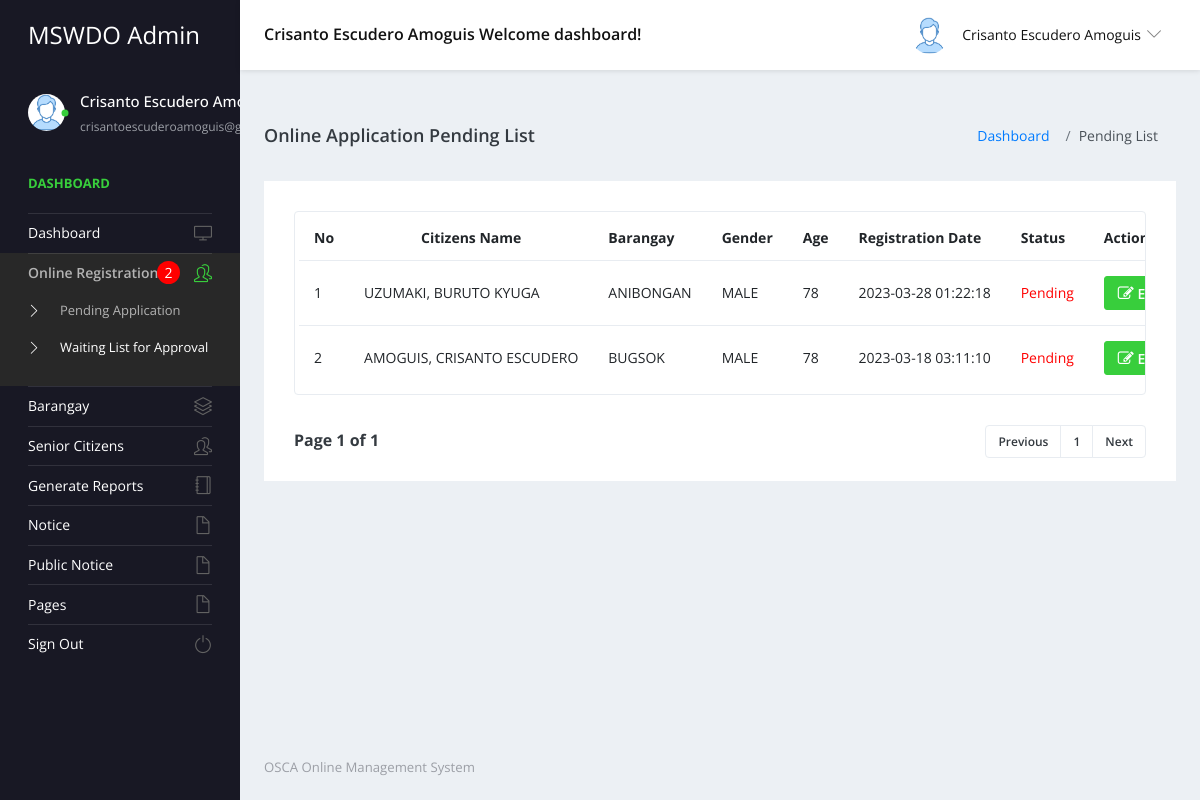
Page /admin/pending-list.php (signed in) on the earlier database version.
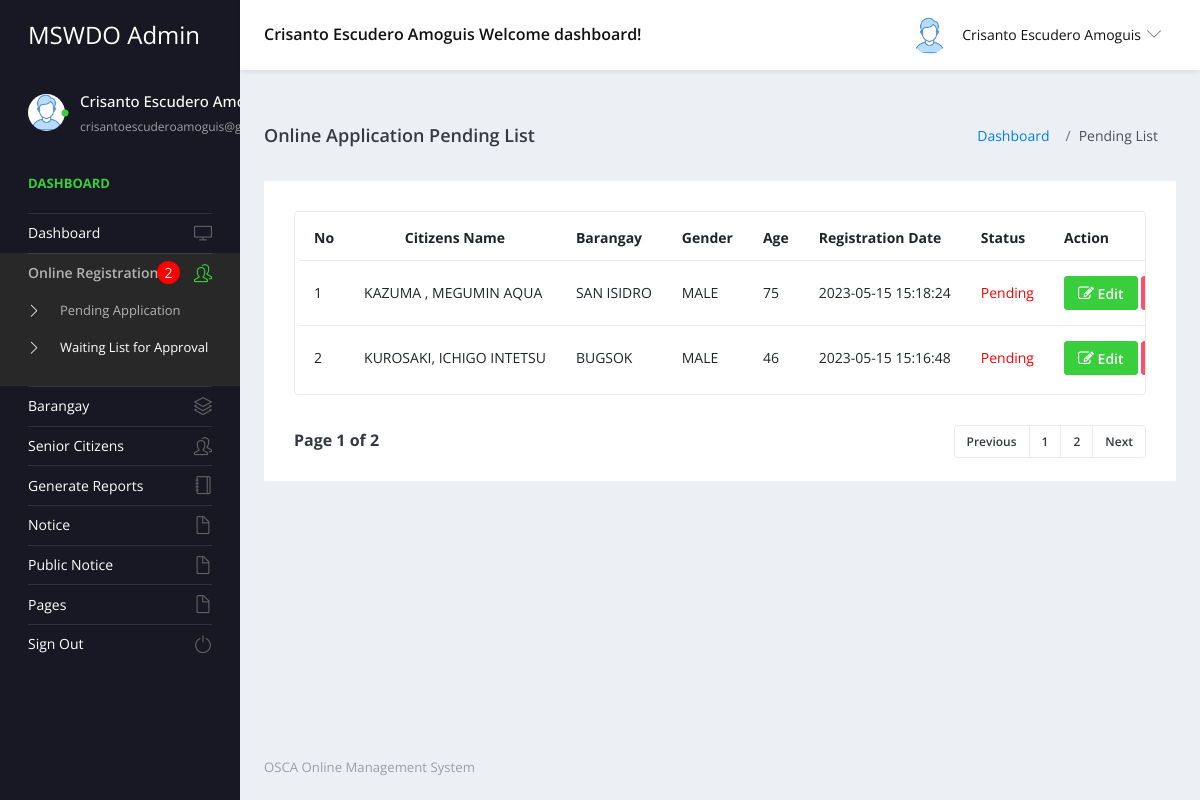
Same page on the later database version.
### tables this page shows
CREATE TABLE `tblonline_registration` (
  `ID` int(10) NOT NULL,
  `StuID` varchar(200) DEFAULT NULL,
  `SurName` varchar(200) DEFAULT NULL,
  `MiddleName` varchar(200) DEFAULT NULL,
  `FirstName` varchar(200) DEFAULT NULL,
  `NickName` varchar(250) NOT NULL,
  `DOB` date DEFAULT NULL,
  `Age` bigint(11) DEFAULT NULL,
  `Gender` varchar(50) DEFAULT NULL,
  `Religion` varchar(200) DEFAULT NULL,
  `PoB` varchar(500) DEFAULT NULL,
  `ContactNumber` bigint(11) DEFAULT NULL,
  `CitiEmail` varchar(200) DEFAULT NULL,
  `CivilStatus` varchar(200) DEFAULT NULL,
  `PuAddress` varchar(200) DEFAULT NULL,
  `Barangay` varchar(200) DEFAULT NULL,
  `EduAt` varchar(200) DEFAULT NULL,
  `Skills` varchar(200) DEFAULT NULL,
  `Occupation` varchar(200) DEFAULT NULL,
  `AnIncome` varchar(50) DEFAULT NULL,
  `NoB` varchar(200) DEFAULT NULL,
  `FcName` mediumtext DEFAULT NULL,
  `Relationship` mediumtext DEFAULT NULL,
  `FcAge` bigint(11) DEFAULT NULL,
  `FcCiviStatus` varchar(200) DEFAULT NULL,
  `FcIncome` varchar(50) DEFAULT NULL,
  `Fcoccupation` varchar(200) DEFAULT NULL,
  `AltenateNumber` bigint(11) DEFAULT NULL,
  `DateofAdmission` timestamp NULL DEFAULT current_timestamp(),
  `Pension` varchar(50) DEFAULT NULL,
  `Status` varchar(25) DEFAULT NULL
);

### admin/pending-list.php (the view, shortened to what the changed rows need)
<?php
include('includes/dbconnection.php');
require 'connect.php';
require 'config.php';
?>
<!DOCTYPE html>
<html lang="en">
  <head>
    <link rel="stylesheet" href="css/bootstrap.min.css">
		<link rel="stylesheet" type="text/css" href="https://stackpath.bootstrapcdn.com/font-awesome/4.7.0/css/font-awesome.min.css">
    <link rel="stylesheet" href="vendors/simple-line-icons/css/simple-line-icons.css">
    <link rel="stylesheet" href="vendors/flag-icon-css/css/flag-icon.min.css">
    <link rel="stylesheet" href="vendors/css/vendor.bundle.base.css">
    <link rel="stylesheet" href="./vendors/daterangepicker/daterangepicker.css">
    <link rel="stylesheet" href="./vendors/chartist/chartist.min.css">
    <link rel="stylesheet" href="./css/style.css">
  </head>
  <body>
    <div class="container-scroller">
     <?php include_once('includes/header.php');?>
      <div class="container-fluid page-body-wrapper">
        <?php include_once('includes/sidebar.php');?>
        <div class="main-panel">
          <div class="content-wrapper">
            <div class="row">
              <div class="col-md-12 grid-margin stretch-card">
                <div class="card">
                  <div class="card-body">
                    <div class="table-responsive border rounded p-1">
                      <table class="table">
                        <thead>
                          <tr>
                            <th class="font-weight-bold">No</th>
                            <th class="font-weight-bold" style="text-align: center">Citizens Name</th>
                            <th class="font-weight-bold">Barangay</th>
                            <th class="font-weight-bold">Gender</th>
                            <th class="font-weight-bold">Age</th>
                            <th class="font-weight-bold">Registration Date</th>
                            <th class="font-weight-bold">Status</th>
                            <th class="font-weight-bold">Action</th>
                          </tr>
                        </thead>
                        <tbody>
                        <?php
                        if(isset($_GET['page_no']) && $_GET['page_no'] !==""){
                          $page_no = $_GET['page_no'];
                        }else{
                          $page_no = 1;
                        }
                        $total_records_per_page = 20;
                        $offset = ($page_no - 1) * $total_records_per_page;
                         $result_count = mysqli_query($con, "SELECT COUNT(*) as total_records FROM tblonline_registration");
                         $records = mysqli_fetch_array($result_count);
                         $total_records = $records['total_records'];
                         $total_no_of_pages = ceil($total_records / $total_records_per_page);
              $counter = 1;
							$stmt = $mysqli->prepare("SELECT `id`, `SurName`, `FirstName`, `MiddleName`, `Barangay`, `Gender`, `Age`, `DateofAdmission`, `Status` FROM `tblonline_registration` WHERE `Status` = 'Pending' ORDER BY `DateofAdmission` DESC LIMIT $offset, $total_records_per_page");
							$stmt->execute();
							$stmt->store_result();
							if( $stmt->num_rows > 0 ) {
								$stmt->bind_result($id, $stuname, $fname, $mname, $barangay, $gender, $age, $DateofAdmission, $status );
								while( $stmt->fetch() ) {
                            ?>
                          <tr>
                          <td><?=$counter?></td>
								        <td class="strupper"><?=$stuname?>, <?=$fname?> <?=$mname?></td>
								        <td class="strupper"><?=$barangay?></td>
								        <td class="strupper"><?=$gender?></td>
                                        <td><?=$age?></td>
								        <td><?=$DateofAdmission?></td>
                                        <td style="color: red;" class="strupper1"><?=$status?></td>
								              <td align="center">
									            <a href="edit-ol-reg-pending.php?id=<?=$id?>" class="btn btn-sm btn-success"><i class="fa fa-edit"></i> Edit</a>
									            <a href="delete-pending-list.php?id=<?=$id?>" class="btn btn-sm btn-danger" onclick="return confirm('Are you sure you want to delete?')"><i class="fa fa-trash"></i> Delete</a>
								              </td>
							      </tr>
                    <?php $counter++;?>
						<?php } } else {?>
						 <tr>
								<td colspan="5" align="center">No Online Application Found.</td>
							</tr>
							<?php } ?>
                        </tbody>
                      </table>
                    </div>
                    <div>
                    <nav aria-label="Page navigation example" style="margin-top: 30px;">
  <ul class="pagination justify-content-end">
    <?php for ($counters = 1; $counters <= $total_no_of_pages; $counters++) { ?>
      <?php if($page_no !== $counters){ ?>
    <li class="page-item"><a class="page-link" href="?page_no=<?= $counters; ?>"><?= $counters; ?></a></li>
    <?php } else { ?>
      <li class="page-item"><a class="page-link active"><?= $counters; ?></a></li>
      <?php }?>
    <?php }?>
  </ul>
</nav>
<div class="p-10" style="margin-top: -45px;">
  <strong>Page <?= $page_no;?> of <?= $total_no_of_pages; ?></strong>
</div>
</div>
                  </div>
                </div>
              </div>
            </div>
          </div>
        </div>
      </div>
    </div>
  </body>
</html><?php  ?>

### admin/includes/header.php (shortened to what the changed rows need)
 <nav class="navbar default-layout-navbar col-lg-12 col-12 p-0 fixed-top d-flex flex-row">
        </div><?php
         $aid= $_SESSION['sturecmsaid'];
$sql="SELECT * from tbladmin where ID=:aid";
$query = $dbh -> prepare($sql);
$query->bindParam(':aid',$aid,PDO::PARAM_STR);
$query->execute();
$results=$query->fetchAll(PDO::FETCH_OBJ);
$cnt=1;
if($query->rowCount() > 0)
{
foreach($results as $row)
{               ?>
        <div class="navbar-menu-wrapper d-flex align-items-center flex-grow-1">
          <h5 class="mb-0 font-weight-medium d-none d-lg-flex"><?php  echo htmlentities($row->AdminName);?> Welcome dashboard!</h5>
          <ul class="navbar-nav navbar-nav-right ml-auto">
            <li class="nav-item dropdown d-none d-xl-inline-flex user-dropdown">
              <a class="nav-link dropdown-toggle" id="UserDropdown" href="#" data-toggle="dropdown" aria-expanded="false">
                <img class="img-xs rounded-circle ml-2" src="images/faces/face8.jpg" alt="Profile image"> <span class="font-weight-normal"> <?php  echo htmlentities($row->AdminName);?> </span></a>
                <?php $cnt=$cnt+1;}} ?>
            </li>
          </ul>
        </div>
      </nav>

### admin/includes/sidebar.php (shortened to what the changed rows need)
<nav class="sidebar sidebar-offcanvas" id="sidebar">
          <ul class="nav">
            <li class="nav-item nav-profile">
              <a href="#" class="nav-link">
                <div class="text-wrapper">
                  <?php
         $aid= $_SESSION['sturecmsaid'];
$sql="SELECT * from tbladmin where ID=:aid";
$query = $dbh -> prepare($sql);
$query->bindParam(':aid',$aid,PDO::PARAM_STR);
$query->execute();
$results=$query->fetchAll(PDO::FETCH_OBJ);
$cnt=1;
if($query->rowCount() > 0)
{
foreach($results as $row)
{               ?>
                  <p class="profile-name"><?php  echo htmlentities($row->AdminName);?></p>
                  <p class="designation"><?php  echo htmlentities($row->Email);?></p><?php $cnt=$cnt+1;}} ?>
                </div>
              </a>
            </li>
          </ul>
        </nav>

Differences in the rows shown:
no longer on this page (row edited): tblonline_registration: SurName "UZUMAKI", FirstName "BURUTO", MiddleName "KYUGA", Barangay "ANIBONGAN", Gender "MALE", Age "78", DateofAdmission "2023-03-28 01:22:18", Status "Pending"
no longer on this page (row edited): tblonline_registration: SurName "AMOGUIS", FirstName "CRISANTO", MiddleName "ESCUDERO", Barangay "BUGSOK", Gender "MALE", Age "78", DateofAdmission "2023-03-18 03:11:10", Status "Pending"
added tblonline_registration: SurName "KAZUMA", FirstName "MEGUMIN", MiddleName "AQUA", Barangay "SAN ISIDRO", Gender "MALE", Age "75", DateofAdmission "2023-05-15 15:18:24", Status "Pending"
added tblonline_registration: SurName "KUROSAKI", FirstName "ICHIGO", MiddleName "INTETSU", Barangay "BUGSOK", Gender "MALE", Age "46", DateofAdmission "2023-05-15 15:16:48", Status "Pending"
Other differences:
$total_no_of_pages: "1" → "2"
new list line: "2"
